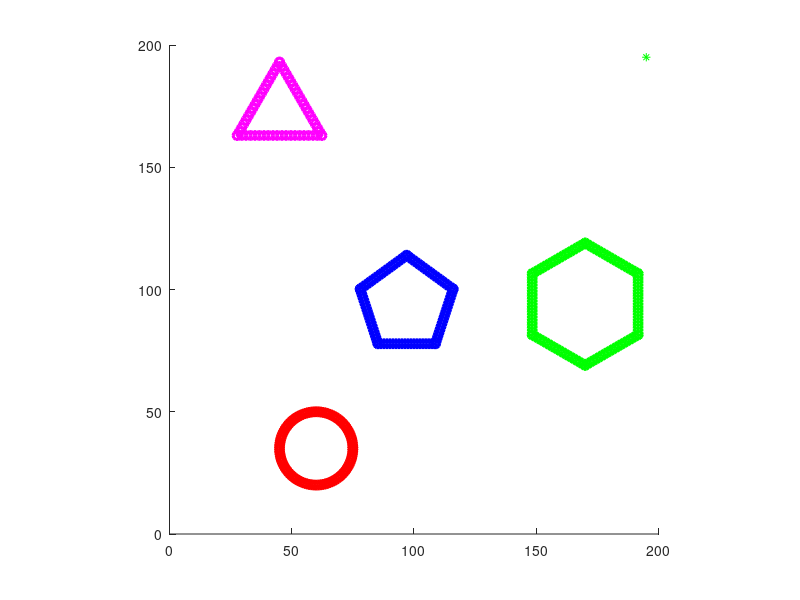

Source code (MATLAB): (Note: this script raises an error after producing the figure.)
%% Course Work 1 Autonomous Vehicles 23TTP409 Loughborough University
% Potential field Path Planning
% Gabriel Wendel
close all;
clear all;
clc;

%% Parameters
% Vehicle starting position
x_vmin=5;
x_vmax=15;
y_vmin=10;
y_vmax=20;
x_veh=randi([x_vmin x_vmax]);
y_veh=randi([y_vmin y_vmax]);

%% Circle obstacle
xcmin=40;
xcmax=60;
ycmin=15;  
ycmax=55;
xc=randi([xcmin xcmax]);
yc=randi([ycmin ycmax]);
centers_circle=[xc yc]; % coordinate of the circle centre
radius=15; % radius

th = 0:pi/50:2*pi;
x_circle = (radius * cos(th) + xc);
y_circle = (radius * sin(th) + yc);
%% Pentagon obstacle
r_outer_pent=20;%outer radius covering the pentagon
t_pent=2*r_outer_pent*sind(36); % Side of the pentagon
xpcmax=105;
xpcmin=95;
ypcmax=105;
ypcmin=90;                           
xpc=randi([xpcmin xpcmax]); % center points for the pentagon
ypc=randi([ypcmin ypcmax]); %                                               
%Coordinates for the pentagon                    
xp1=xpc;  
yp1=r_outer_pent+ypc;
xp2=xpc+(r_outer_pent*cosd(18));
yp2=ypc+(r_outer_pent*sind(18));
xp3=xpc+(r_outer_pent*cosd(-54));
yp3=ypc+(r_outer_pent*sind(-54));
xp4=(xp3-t_pent);
yp4=yp3;
xp5=xpc-(r_outer_pent*cosd(18));
yp5=yp2;

xp = [xp1 xp2 xp3 xp4 xp5];
yp = [yp1 yp2 yp3 yp4 yp5];

% Generate coordinates along each side of the pentagon
N_points_per_side = 20; % Adjust the number of points

% Initialize arrays to store x and y coordinates
x_pentagon = zeros(1, N_points_per_side * 5);
y_pentagon = zeros(1, N_points_per_side * 5);

% Generate coordinates for each side using a loop
for i = 1:5
    x_pentagon((i-1)*N_points_per_side + 1 : i*N_points_per_side)...
        = linspace(xp(i), xp(mod(i,5)+1), N_points_per_side);
    y_pentagon((i-1)*N_points_per_side + 1 : i*N_points_per_side)...
        = linspace(yp(i), yp(mod(i,5)+1), N_points_per_side);
end
%% Hexagon obstacle
r_outer_hex=25;%outer radius covering the hexagon
% Hexagon outer circle radius= eaxh side of the hexagon
xhcmax=175;
xhcmin=140;
yhcmax=100;
yhcmin=70;
xhc=randi([xhcmin xhcmax]); % center points for hexagon
yhc=randi([yhcmin yhcmax]);
% Hexagon coordinates
xh1=xhc; 
yh1=r_outer_hex+yhc;
xh2=xhc+(r_outer_hex*cosd(30));
yh2=yhc+(r_outer_hex*sind(30));
xh3=xh2;
yh3=(yh2-r_outer_hex);
xh4=xhc+(r_outer_hex*cosd(-90));
yh4=yhc+(r_outer_hex*sind(-90));
xh5=-(-xhc+(r_outer_hex*cosd(-30)));
yh5=(yhc+(r_outer_hex*sind(-30)));
xh6=xh5;
yh6=yh5+r_outer_hex;

xh = [xh1 xh2 xh3 xh4 xh5 xh6];
yh = [yh1 yh2 yh3 yh4 yh5 yh6];

N_points_per_side = 20;

x_hexagon = zeros(1, N_points_per_side * 6);
y_hexagon = zeros(1, N_points_per_side * 6);

for i = 1:6
    x_hexagon((i-1)*N_points_per_side + 1 : i*N_points_per_side)...
        = linspace(xh(i), xh(mod(i,6)+1), N_points_per_side);
    y_hexagon((i-1)*N_points_per_side + 1 : i*N_points_per_side)...
        = linspace(yh(i), yh(mod(i,6)+1), N_points_per_side);
end
%% Triangle obstacle
radius_t= 20; % outer radius covering the triangle
xtcmax=50; 
xtcmin=25;
ytcmax=180;
ytcmin=130;
xtc=randi([xtcmin xtcmax]);
ytc=randi([ytcmin ytcmax]); % triangle center points
% Coordinates of the triangle
xt1=xtc;
yt1=radius_t+ytc;
xt2=radius_t*cosd(30)+xtc;
yt2=(-radius_t*sind(30)+ytc);
xt3=-radius_t*cosd(30)+xtc;
yt3=yt2;

xt = [xt1 xt2 xt3];
yt = [yt1 yt2 yt3];

N_points_per_side = 20;

x_triangle = zeros(1, N_points_per_side * 3);
y_triangle = zeros(1, N_points_per_side * 3);

for i = 1:3
    x_triangle((i-1)*N_points_per_side + 1 : i*N_points_per_side)...
        = linspace(xt(i), xt(mod(i,3)+1), N_points_per_side);
    y_triangle((i-1)*N_points_per_side + 1 : i*N_points_per_side)...
        = linspace(yt(i), yt(mod(i,3)+1), N_points_per_side);
end

Obs_x = [x_circle x_pentagon x_hexagon x_triangle]';
Obs_y = [y_circle y_pentagon y_hexagon y_triangle]';
Obs = [Obs_x, Obs_y];

%% Map
MapSize = 200; % 200 X 200 square
nObs = length(Obs);
Map = Obs';
hold on
% illustrare shape obstacles in different colors
plot(Obs(1:length(x_circle), 1), Obs(1:length(x_circle), 2), 'ro', 'LineWidth', 2, 'MarkerSize', 6);
plot(Obs(length(x_circle)+1:length(x_circle)+length(x_pentagon), 1), ...
    Obs(length(x_circle)+1:length(x_circle)+length(x_pentagon), 2),...
    'bo', 'LineWidth', 2, 'MarkerSize', 6);
plot(Obs(length(x_circle)+length(x_pentagon)+1:length(x_circle)+length(x_pentagon)+ ... 
    length(x_hexagon), 1), Obs(length(x_circle)+length(x_pentagon)+1:length(x_circle)+ ... 
    length(x_pentagon)+length(x_hexagon), 2), 'go', 'LineWidth', 2, 'MarkerSize', 6);
plot(Obs(length(x_circle)+length(x_pentagon)+length(x_hexagon)+1:end, 1), Obs(length(x_circle) ... 
    +length(x_pentagon)+length(x_hexagon)+1:end, 2), 'mo', 'LineWidth', 2, 'MarkerSize', 6);

axis equal


xlim([0 200])
ylim([0 200])

%% Potential Field Algorithm
% Based on code provided during tutorial

nMaxSteps = 800;

xGoal = [195; 195];
xStart = [x_veh; y_veh];
xVehicle = xStart;

RadiusOfInfluence = 100; % obstacle influence range

KGoal= 1; % attractive potential coefficient to the goal
KObj = 50; % repulsive potential coefficient to the goal

GoalError =  xGoal - xVehicle; % error vector

plot(xGoal(1),xGoal(2),'g*','MarkerSize', 6);


Hr = DrawRobot([xVehicle;0],'r',[]); % draw robot

k = 0;

pos = xStart; % store the trajectory in this array

while(norm(GoalError)>1 && k<nMaxSteps)
              
    
    % find distance to all obstacle entities
    % error vector between obstacles and the vehicle: q_obs - q
    Dp = Map-repmat(xVehicle,1,nObs); 
    Distance = sqrt(sum(Dp.^2)); 
    % determine which obstacles that influence vehicle
    iInfluencial = find(Distance<RadiusOfInfluence); 
    
    % if there are obstacles within influence range
    if(~isempty(iInfluencial))
        % vector sum of repulsions:
        rho = repmat(Distance(iInfluencial),2,1); %
        
        V = Dp(:,iInfluencial);
        
        DrhoDx = -V./rho;
        
        %         DrhoDx = -V;
        
        F = (1./rho-1./RadiusOfInfluence)*1./(rho.^2).*DrhoDx;
        
        FObjects = KObj*sum(F,2);    
        
    else
        % nothing close
        FObjects = [0;0];
    end

    % the gradient of the attractive potential is 
    FGoal = KGoal*(GoalError)/norm(GoalError); 
    % normalised FGoal = KGoal*(GoalError);
    
    % Combine attractive and repulsive forces to get the total force acting on the vehicle.
    FTotal = FGoal+FObjects;
    
    Magnitude = min(1,norm(FTotal));
    
    % Limit the magnitude of the total force to achieve smooth movement
    FTotal = FTotal/norm(FTotal)*Magnitude;
    
    % Update the vehicle position based on the total force
    xVehicle = xVehicle+FTotal;
    
    k = k+1;
    
    % compute the angle of the resultant force vector (FTotal), 
    % i.e. calculate the orientation that the vehicle should have based on the direction of
    % the total force acting on it.
    Theta = atan2(FTotal(2),FTotal(1));
    DrawRobot([xVehicle;Theta],'k',Hr);
    pause(0.0);
    drawnow;
    
    % Update error vector based on new position
    GoalError =  xGoal - xVehicle;

    % Save position in vector
    pos = [pos, xVehicle];
    
end

figure(1)
plot(pos(1,:),pos(2,:),'LineWidth', 2);
title('\textbf{Path Planned using Potential Field}','Interpreter','latex')
xlabel('x-coordinate','Interpreter','latex')
ylabel('y-coordinate','Interpreter','latex')
axis equal
grid on
xlim([0 200])
ylim([0 200])


%-------- Drawing Vehicle -----%
function H = DrawRobot(Xr,color,H)

p=0.02; % percentage of axes size 
a=axis;
l1=(a(2)-a(1))*p;
l2=(a(4)-a(3))*p;
P=[-1 1 0 -1; -1 -1 3 -1];%basic triangle
theta = Xr(3)-pi/2;%rotate to point along x axis (theta = 0)
c=cos(theta);
s=sin(theta);
P=[c -s; s c]*P; % rotate by theta
P(1,:)=P(1,:)*l1+Xr(1); % scale and shift to x
P(2,:)=P(2,:)*l2+Xr(2);
if(isempty(H))
    H = plot(P(1,:),P(2,:),color,'LineWidth',0.1);
else
    set(H,'XData',P(1,:));
    set(H,'YData',P(2,:));    
end
end
